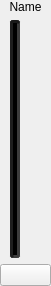
<?xml version="1.0" encoding="UTF-8"?>
<ui version="4.0">
 <class>AudioEffectVolumeWidget</class>
 <widget class="QWidget" name="AudioEffectVolumeWidget">
  <property name="geometry">
   <rect>
    <x>0</x>
    <y>0</y>
    <width>51</width>
    <height>286</height>
   </rect>
  </property>
  <property name="windowTitle">
   <string notr="true">Form</string>
  </property>
  <layout class="QVBoxLayout" name="verticalLayout" stretch="0,0,0">
   <property name="spacing">
    <number>6</number>
   </property>
   <property name="margin">
    <number>0</number>
   </property>
   <item>
    <widget class="QLabel" name="effectNameLabel">
     <property name="text">
      <string notr="true">Name</string>
     </property>
     <property name="alignment">
      <set>Qt::AlignCenter</set>
     </property>
    </widget>
   </item>
   <item>
    <widget class="QWidget" name="volumeWidget" native="true">
     <layout class="QHBoxLayout" name="horizontalLayout_2">
      <property name="spacing">
       <number>5</number>
      </property>
      <property name="margin">
       <number>0</number>
      </property>
      <item>
       <widget class="QSlider" name="volumeSlider">
        <property name="styleSheet">
         <string notr="true">QSlider:vertical {
	width:30px;
}
QSlider::groove:vertical {
	width:4px;
	border: 3px solid rgb(30, 30, 30);
	border-color: rgb(25, 25, 25) rgb(60, 60, 60) rgb(60, 60, 60) rgb(30, 30, 30);
	background-color: black; 
	border-radius: 3px;
}


QSlider::handle:vertical {
	height: 45px;
	margin: 0 -23px;
	image: url(:/icons/images/mixer/slider-v.svg);
}</string>
        </property>
        <property name="maximum">
         <number>100</number>
        </property>
        <property name="value">
         <number>74</number>
        </property>
        <property name="sliderPosition">
         <number>74</number>
        </property>
        <property name="orientation">
         <enum>Qt::Vertical</enum>
        </property>
        <property name="tickPosition">
         <enum>QSlider::TicksBothSides</enum>
        </property>
        <property name="tickInterval">
         <number>10</number>
        </property>
       </widget>
      </item>
      <item>
       <widget class="VUMeter" name="vumeter" native="true"/>
      </item>
     </layout>
    </widget>
   </item>
   <item>
    <widget class="QPushButton" name="muteButton">
     <property name="sizePolicy">
      <sizepolicy hsizetype="Minimum" vsizetype="Minimum">
       <horstretch>0</horstretch>
       <verstretch>0</verstretch>
      </sizepolicy>
     </property>
     <property name="text">
      <string/>
     </property>
    </widget>
   </item>
  </layout>
 </widget>
 <customwidgets>
  <customwidget>
   <class>VUMeter</class>
   <extends>QWidget</extends>
   <header>vumeter.hpp</header>
   <container>1</container>
  </customwidget>
 </customwidgets>
 <resources/>
 <connections/>
</ui>
